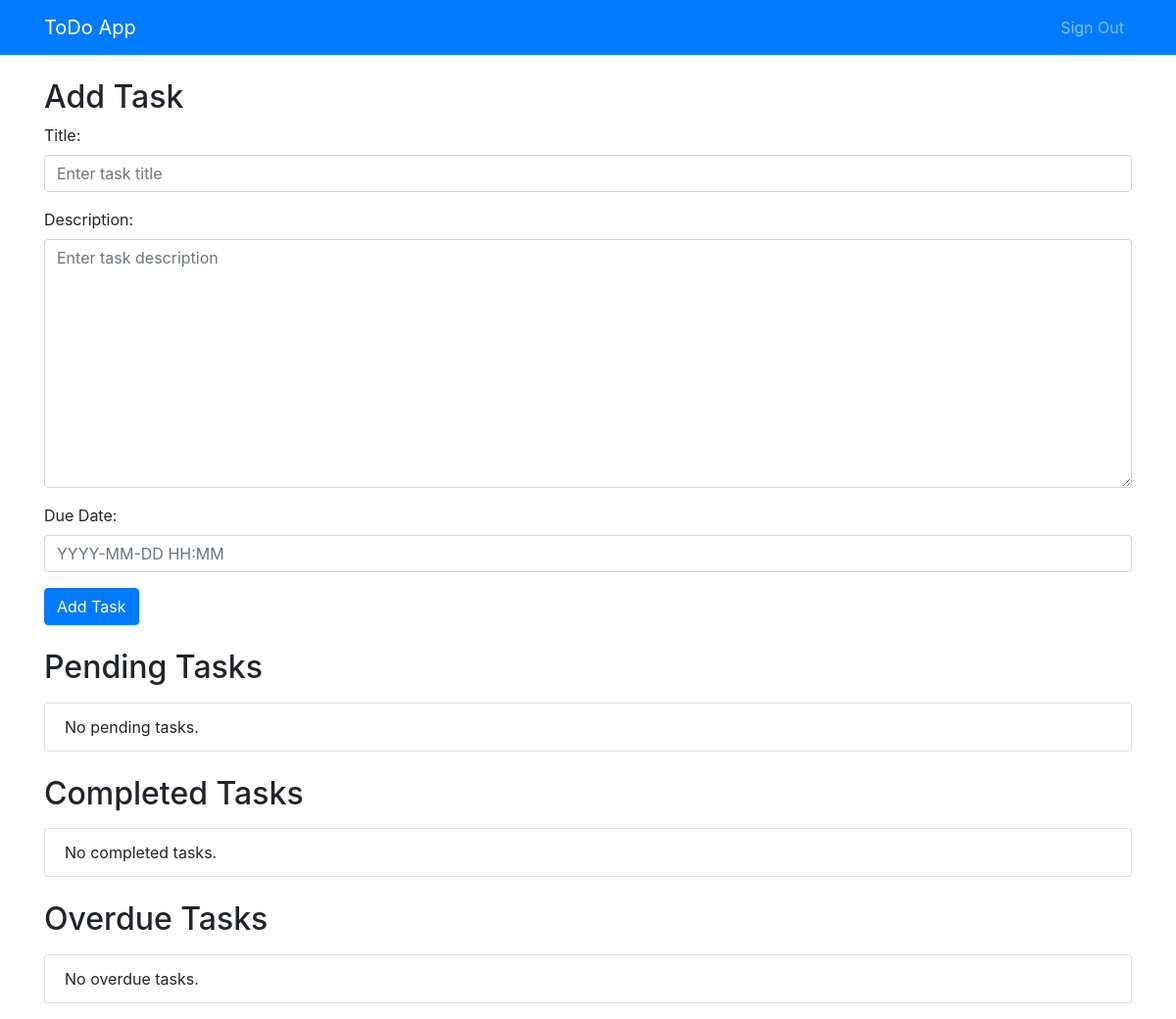
The app's page / (signed in), older data.
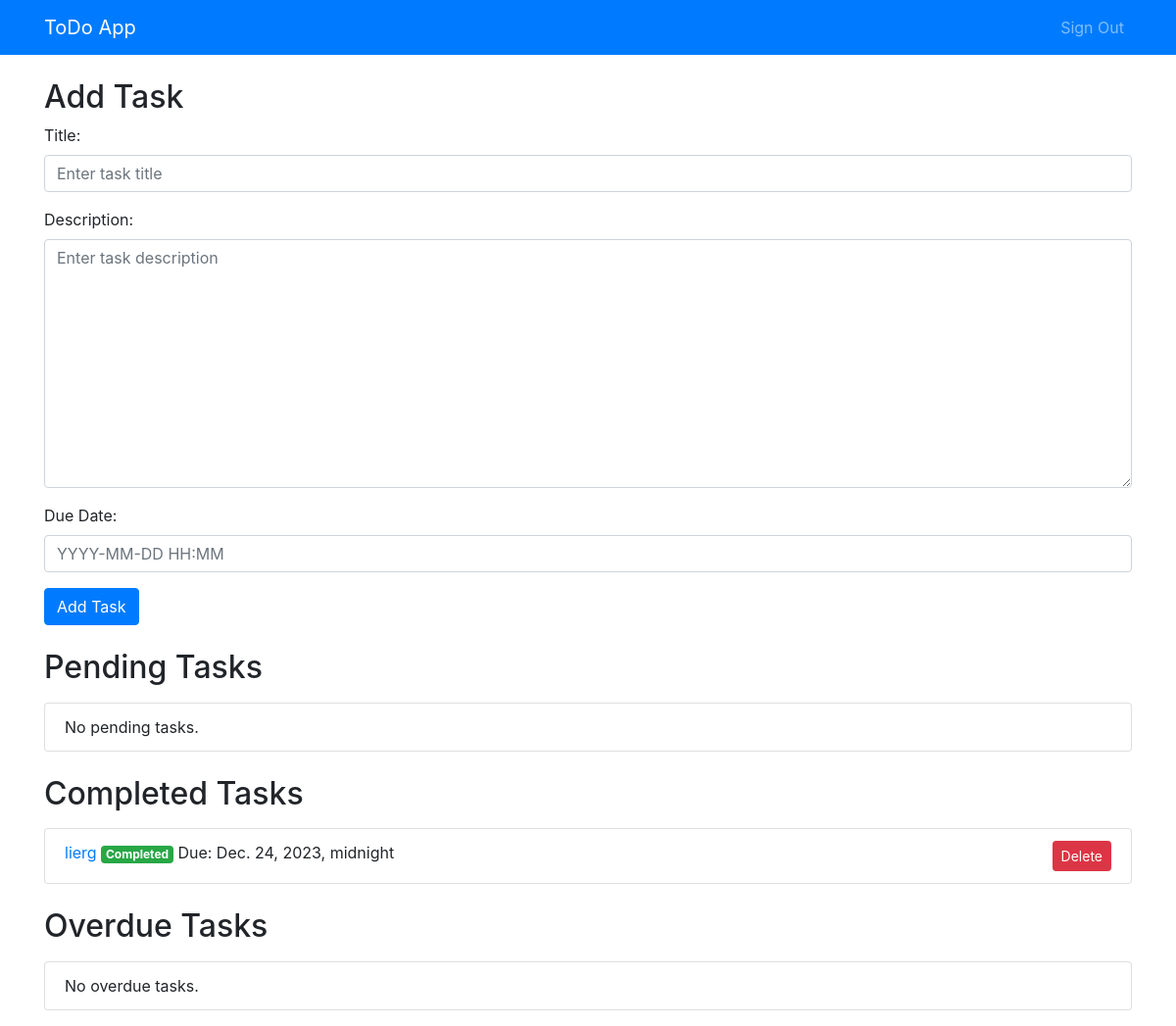
The same page, newer data.
### core/models.py (models this page shows, shortened)
class Task(models.Model):
    title = models.CharField(max_length=200)
    description = models.TextField(blank=True, null=True)
    created_at = models.DateTimeField(auto_now_add=True)
    due_date = models.DateTimeField(blank=True, null=True)
    completed = models.BooleanField(default=False)
    user = models.ForeignKey(User, on_delete=models.CASCADE)  # Associate tasks with users

### core/views.py (the view, shortened to what this page needs)
# urls.py: path('', views.task_list, name='task_list'),
def task_list(request):
    if request.user.is_authenticated:
        tasks = Task.objects.filter(user=request.user)
        form = TaskForm()
        pending_tasks = tasks.filter(completed=False, due_date__gt=timezone.now())
        completed_tasks = tasks.filter(completed=True)
        overdue_tasks = tasks.filter(completed=False, due_date__lt=timezone.now())
        context = {
            'form': form,
            'pending_tasks': pending_tasks,
            'completed_tasks': completed_tasks,
            'overdue_tasks': overdue_tasks,
        }
        return render(request, 'task_list.html', context)
    else:
        return redirect('signin')

### core/forms.py
class TaskForm(forms.ModelForm):
    class Meta:
        model = Task
        fields = ['title', 'description', 'due_date']
    title = forms.CharField(
        label='Title',
        widget=forms.TextInput(attrs={'class': 'form-control', 'placeholder': 'Enter task title'})
    )
    description = forms.CharField(
        label='Description',
        required=False,
        widget=forms.Textarea(attrs={'class': 'form-control', 'placeholder': 'Enter task description'})
    )
    due_date = forms.DateTimeField(
        label='Due Date',
        required=False,
        widget=forms.TextInput(attrs={'class': 'form-control', 'placeholder': 'YYYY-MM-DD HH:MM'}),
        input_formats=['%Y-%m-%d %H:%M']
    )

### core/templates/task_list.html (shortened to what this page needs)
{% extends 'base.html' %}
{% block content %}
<h2>Add Task</h2>
<form method="post">
    {{ form.as_p }}
    <button type="submit" class="btn btn-primary">Add Task</button>
</form>
<h2 class="mt-4">Pending Tasks</h2>
<ul class="list-group my-3">
    {% for task in pending_tasks %}
    <li class="list-group-item">
        <a href="{% url 'task_detail' task.id %}">{{ task.title }}</a>
        <span class="badge badge-warning">Pending</span>
        <p class="d-inline">Due: {{ task.due_date }}</p>
        <form method="post" action="{% url 'mark_completed' task.id %}" class="d-inline float-right">
            {% csrf_token %}
            <button type="submit" class="btn btn-success btn-sm">Completed</button>
        </form>
        <a href="{% url 'task_delete' task.id %}" class="btn btn-danger btn-sm float-right mx-2 ml-2">Delete</a>
    </li>
    {% empty %}
    <li class="list-group-item">No pending tasks.</li>
    {% endfor %}
</ul>
<h2 class="mt-4">Completed Tasks</h2>
<ul class="list-group my-3">
    {% for task in completed_tasks %}
    <li class="list-group-item">
        <a href="{% url 'task_detail' task.id %}">{{ task.title }}</a>
        <span class="badge badge-success">Completed</span>
        <p class="d-inline">Due: {{ task.due_date }}</p>
        <a href="{% url 'task_delete' task.id %}" class="btn btn-danger btn-sm float-right ml-2">Delete</a>
    </li>
    {% empty %}
    <li class="list-group-item">No completed tasks.</li>
    {% endfor %}
</ul>
<h2 class="mt-4">Overdue Tasks</h2>
<ul class="list-group my-3">
    {% for task in overdue_tasks %}
    <li class="list-group-item">
        <a href="{% url 'task_detail' task.id %}">{{ task.title }}</a>
        <span class="badge badge-danger">Overdue</span>
        <p class="d-inline">Due: {{ task.due_date }}</p>
        <form method="post" action="{% url 'mark_completed' task.id %}" class="d-inline float-right">
            {% csrf_token %}
            <button type="submit" class="btn btn-success btn-sm">Completed</button>
        </form>
        <a href="{% url 'task_delete' task.id %}" class="btn btn-danger btn-sm float-right mx-2 ml-2">Delete</a>
    </li>
    {% empty %}
    <li class="list-group-item">No overdue tasks.</li>
    {% endfor %}
</ul>
{% endblock %}

### core/templates/base.html (shortened to what this page needs)
<!DOCTYPE html>
<html lang="en">
<head>
    <link rel="stylesheet" href="https://cdn.jsdelivr.net/npm/bootstrap@4.5.3/dist/css/bootstrap.min.css">
    <link rel="stylesheet" href="https://cdnjs.cloudflare.com/ajax/libs/bootstrap-datepicker/1.9.0/css/bootstrap-datepicker.min.css">
    <link rel="stylesheet" href="https://cdnjs.cloudflare.com/ajax/libs/font-awesome/4.7.0/css/font-awesome.min.css">
    <link rel="stylesheet" href="https://cdnjs.cloudflare.com/ajax/libs/font-awesome/6.4.2/css/all.min.css" />
</head>
<body>
    <nav class="navbar navbar-expand-lg navbar-dark bg-primary">
        <div class="container">
            <a class="navbar-brand" href="{% url 'task_list' %}">ToDo App</a>
            <ul class="navbar-nav ml-auto">
                {% if user.is_authenticated %}
                <li class="nav-item">
                    <a class="nav-link" href="{% url 'signout' %}">Sign Out</a>
                </li>
                {% endif %}
            </ul>
        </div>
    </nav>
    <div class="container mt-4">
        {% block content %}
        {% endblock %}
    </div>
</body>
</html>

Row changes from the older to the newer data that the page shows:
added Task: title "lierg", due_date "Dec. 24, 2023, midnight"
Text that changed along with them:
text no longer shown: "No completed tasks."
